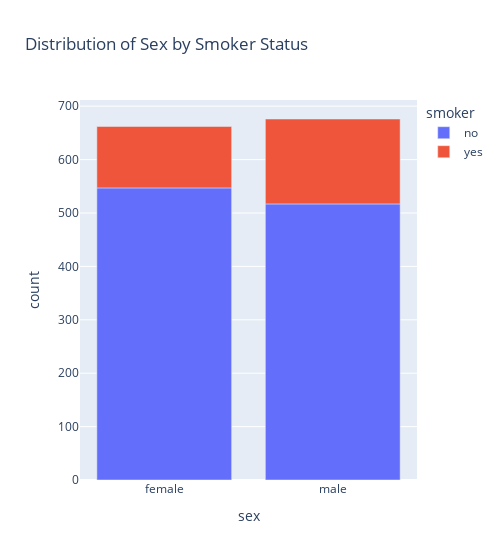

The cell this chart's notebook holds for it:
### Markdown cell above
### Distribution of Sex

### Code cell
# Group by BOTH 'sex' and 'smoker' to get counts
sex_smoker_counts = df.groupby(['sex', 'smoker']).size().reset_index(name='count')

# bar plot of sex counts, separated by smoker status
fig = px.bar(sex_smoker_counts,
             x='sex',
             y='count',
             color='smoker',  # splits bars by smoker status
             title='Distribution of Sex by Smoker Status')
fig.update_layout(width=500)
fig.show()

# % of smokers by sex
female_smokers_percent = 115/662 * 100
male_smokers_percent = 159/676 * 100
print(f"Percentage of female smokers: {female_smokers_percent:.2f}%")
print(f"Percentage of male smokers: {male_smokers_percent:.2f}%")

### Figure 1 — Plotly figure (JSON) as saved in the notebook; plotly's stock layout.template omitted (floating-point values rounded to 4 significant figures)
{"data": [{"hovertemplate": "smoker=no<br>sex=%{x}<br>count=%{y}<extra></extra>", "legendgroup": "no", "marker": {"color": "#636efa", "pattern": {"shape": ""}}, "name": "no", "orientation": "v", "showlegend": true, "textposition": "auto", "type": "bar", "x": ["female", "male"], "xaxis": "x", "y": [547, 517], "yaxis": "y"}, {"hovertemplate": "smoker=yes<br>sex=%{x}<br>count=%{y}<extra></extra>", "legendgroup": "yes", "marker": {"color": "#EF553B", "pattern": {"shape": ""}}, "name": "yes", "orientation": "v", "showlegend": true, "textposition": "auto", "type": "bar", "x": ["female", "male"], "xaxis": "x", "y": [115, 159], "yaxis": "y"}], "layout": {"barmode": "relative", "legend": {"title": {"text": "smoker"}, "tracegroupgap": 0}, "title": {"text": "Distribution of Sex by Smoker Status"}, "width": 500, "xaxis": {"anchor": "y", "domain": [0, 1], "title": {"text": "sex"}}, "yaxis": {"anchor": "x", "domain": [0, 1], "title": {"text": "count"}}}}
